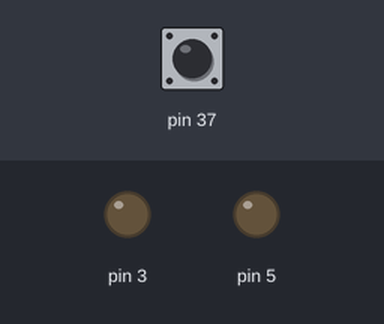
The program below on a simulated Raspberry Pi (header pin numbers). On the bench: output pins drawn as LEDs (lit = HIGH). The inputs (shaded band) are chosen by the test bench; at power-on: pin 37 LOW.

Above: at 5.0 s.
5.1 s: pin 37 pulled HIGH for 0.15 s
At 6.3 s:
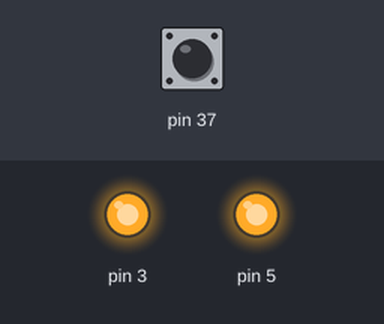
6.7 s: pin 37 pulled HIGH for 3.2 s
At 8.0 s:
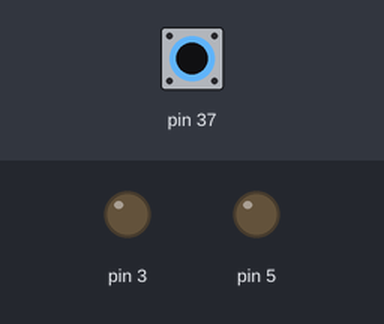
Timing chart, 0 to 11.4 s (numbered marks = the images above; inputs shaded):
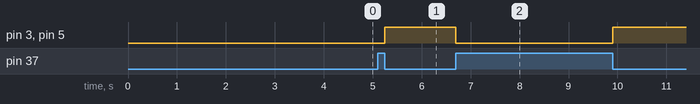

The program:

bla.py
```python
import RPi.GPIO as GPIO # Import Raspberry Pi GPIO library
import time
GPIO.setwarnings(False) # Ignore warning for now
GPIO.setmode(GPIO.BOARD) # Use physical pin numbering
pinList = [3, 5, 37]
GPIO.setup(3, GPIO.OUT)
GPIO.setup(5, GPIO.OUT)
GPIO.setup(37, GPIO.IN, pull_up_down=GPIO.PUD_DOWN) # Set pin 10 to be an input pin and set initial value to be pulled low (off)
x = 0
p = 1
Ron = GPIO.LOW
Roff = GPIO.HIGH
while p == 1:
    try:
        while GPIO.input(37) == GPIO.HIGH:
            if x == 0:
                GPIO.output(3, Ron)
                GPIO.output(5, Ron)
                x = 1
        while GPIO.input(37) == GPIO.LOW:
            if x == 1:
                GPIO.output(3, Roff)
                GPIO.output(5, Roff)
                x = 0


    except KeyboardInterrupt:
         GPIO.cleanup()
```

Measured:
- after the input at 5.1 s, pin 3, pin 5: LOW → HIGH after 0.15 s
- after the input at 6.7 s, pin 3, pin 5: HIGH → LOW at once, → HIGH 3.2 s later
